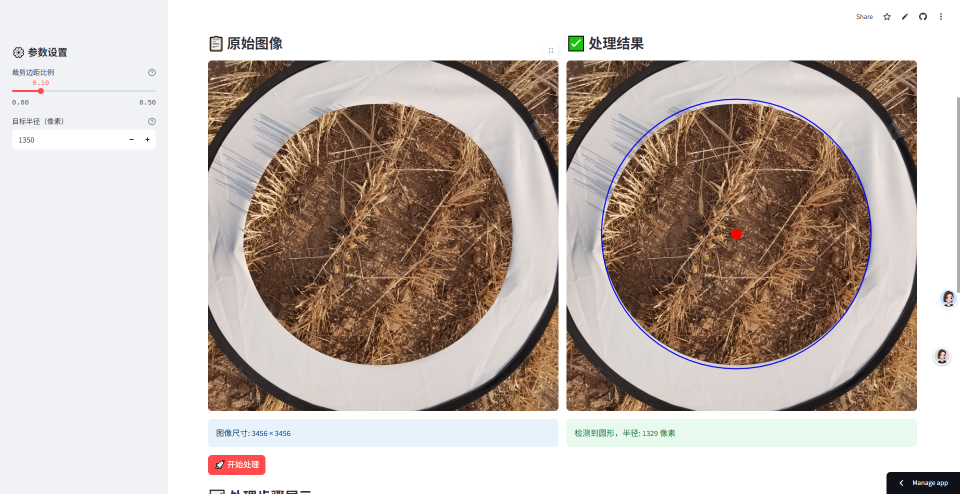
#> input picture assets/使用效果.jpg, 1920 x 988 px (shown at 1/2 size)
$ python -i main.py   (imports and definitions only)
#> lines starting #> are read from the running program, lines starting #| are printed output that depends on the picture; after the words box and inside, x2 and y2 are one past the last pixel; in counts of white or black regions, pixels touching at a corner belong together
import streamlit as st
from PIL import Image
import cv2
import matplotlib.pyplot as plt
import numpy as np
import os
import tempfile
import zipfile
from io import BytesIO

def detect_circle(image_path, save_result=True, output_path='detected_circles.jpg'):
    """
    检测图像中的圆形并返回圆的参数
    """
#> called with image_path = 'assets/使用效果.jpg', save_result = True, output_path = 'detected_circles.jpg'
    img = cv2.imread(image_path)
#> img is the input picture: shape (988, 1920, 3); mean B, G, R 178.1, 184.6, 195.7
    if img is None:
        st.error(f"错误：无法读取图像 {image_path}")
        return None

    original = img.copy()
    GrayImage = cv2.cvtColor(img, cv2.COLOR_BGR2GRAY)
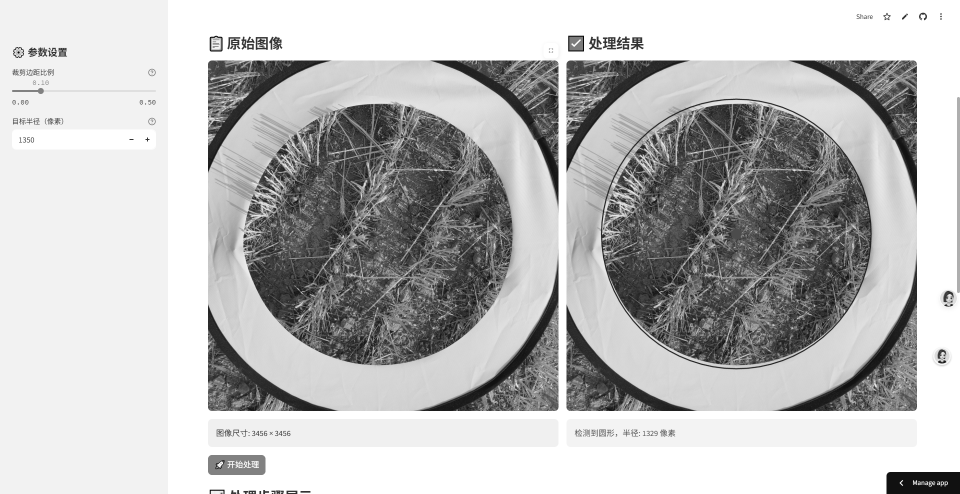
#> GrayImage: shape (988, 1920) (shown at 1/2 size); min 0, max 255, mean 187.2
    GrayImage = cv2.medianBlur(GrayImage, 5)
    ret, th1 = cv2.threshold(GrayImage, 127, 255, cv2.THRESH_BINARY)
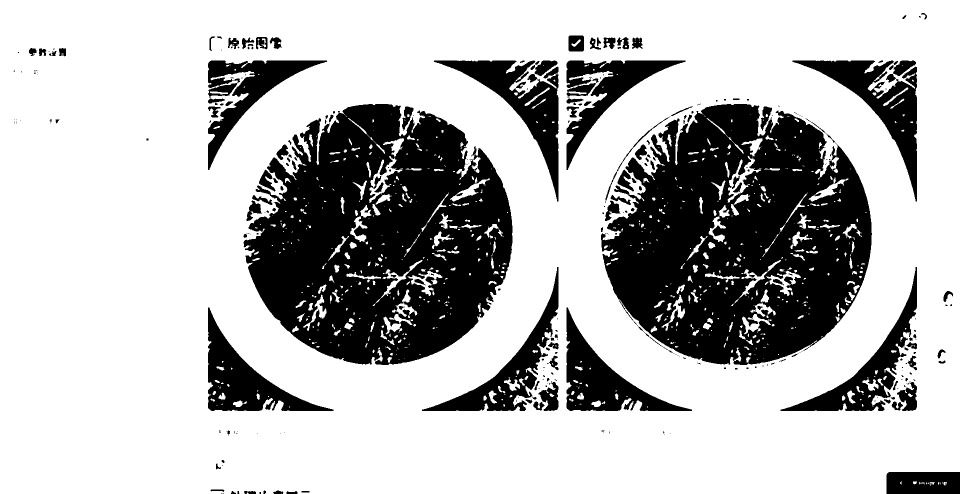
#> th1: shape (988, 1920) (shown at 1/2 size); 72% white; 335 black regions (199 under 20 px), largest, box (x1, y1, x2, y2) and area: (1202, 208, 1744, 730) 189216, (487, 208, 1025, 730) 187311, (868, 121, 1117, 403) 17855
    th1_inv = cv2.bitwise_not(th1)
#> th1_inv: shape (988, 1920); 28% white; 335 white regions (199 under 20 px)
    contours, _ = cv2.findContours(th1_inv, cv2.RETR_EXTERNAL, cv2.CHAIN_APPROX_SIMPLE)
#> contours = 310 contours, 210 with area under 20; largest, box (x1, y1, x2, y2) and area: (1202, 208, 1744, 730) 206424, (487, 208, 1025, 730) 204183, (1585, 121, 1834, 403) 17612, (868, 121, 1117, 403) 17612, (1133, 615, 1384, 822) 16694

    if not contours:
        st.warning("未检测到圆")
        return None

    largest_contour = max(contours, key=cv2.contourArea)
#> largest_contour = contour of 1982 points, box (x1, y1, x2, y2) (1202, 208, 1744, 730), area 206424
    (x, y), radius = cv2.minEnclosingCircle(largest_contour)
#> x = 1472.3; y = 467.5; radius = 270.7
    center = (int(x), int(y))
#> center = (1472, 467)
    radius = int(radius)
#> radius = 270

    # 绘制结果
    cv2.circle(original, center, radius, (255, 0, 0), 10)
    cv2.circle(original, center, 2, (0, 0, 255), 100)
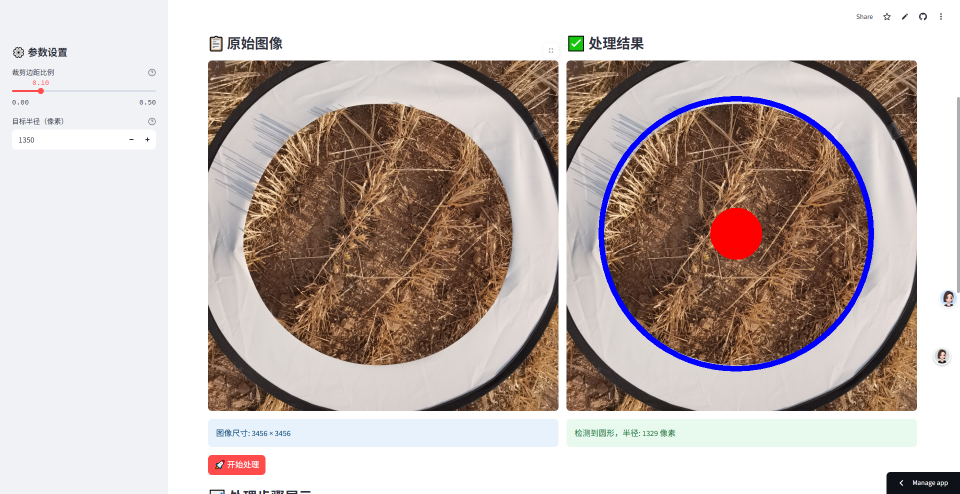
#> original: shape (988, 1920, 3) (shown at 1/2 size); mean B, G, R 178.4, 182.8, 194.7

    if save_result:
        cv2.imwrite(output_path, original)

    return (center[0], center[1], radius), original

# [390 lines left out: functions crop_circle, normalize_circle, process_single_image, create_download_zip, main, not called in this run]
# [2 lines not run here, left out]

>>> result = detect_circle('assets/使用效果.jpg')
